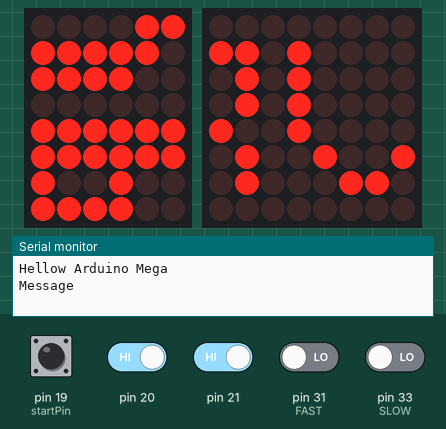
This sketch was run on a simulated Arduino Mega 2560, built with avr-gcc and run on an emulated ATmega2560. Shown: 6×8 LED matrix, 8×8 LED matrix, the last lines printed to the serial monitor. Wiring (inferred from the names in the program): LED matrix (orientation assumed): rows pin 2, pin 3, pin 4, pin 5, pin 6, pin 7, pin 8, pin 9; columns pin 11, pin 12, pin 13, pin 14, pin 15, pin 16. Inputs (shaded band) come from the test bench; at power-on: pin 19 (startPin), pin 20, pin 21 HIGH, pin 31 (FAST), pin 33 (SLOW) LOW. Random numbers use the default seed unless the sketch sets one.

Above: at 1.2 s.
1.3 s: pin 20 driven LOW
At 2.41 s:
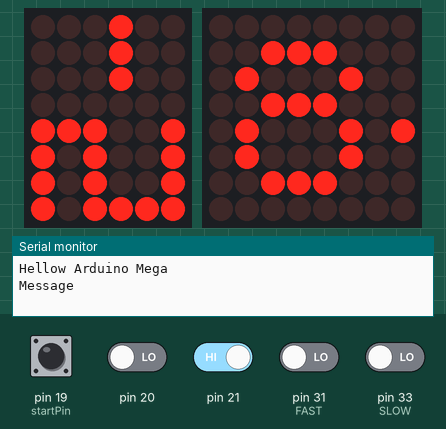
3.0 s: pin 21 driven LOW
At 4.67 s:
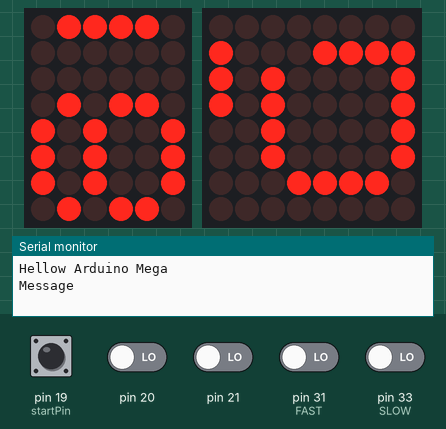
4.9 s: pin 31 (FAST) driven HIGH
At 9.37 s:
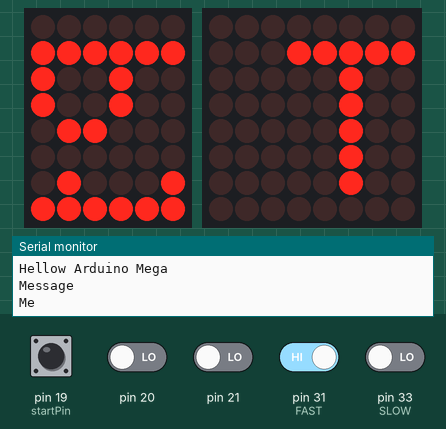

The sketch:

Pong_Game.ino
```cpp
#include "scoreBoard.h"
#include "game.h"
#include "banner.h"

#define startPin 19

void setup() {

  /* INITIALIZING THE BOARD PINS*/
  setup_game();

  /*INITIALIZING THE SCORE_BOARD PINS*/
  setup_scoreBoard();

  /*INITIALIZING THE BANNER PINS*/
  setup_banner();

  Serial.begin(9600);
  Serial.println("Hellow Arduino Mega");
}

void loop() {

  if ( digitalRead( ( startPin ) ) != LOW && !flagGame ){
    Serial.println("Message");
    showBanner();
  }
  else if ( digitalRead( ( startPin ) ) == LOW )
      counterThreeSecond();
  if( flagGame)
      playGame();

}
```

alphabet.h
```cpp
/**
 * @file alphabet.h
 * @version 1.0
 * @date 19/08/2020
 * @author ARQUI 1, GRUPO 8
 * @brief Arrays de bytes de los numeros (0,1,2,3,4) a mostrar en la matriz de led's.
 */

//Socore whith driver
byte zero0 [] = { 0x7c, 0xc6, 0xce, 0xde, 0xf6, 0xc6, 0x7c, 0x00 };
byte one1[] = { 0x38, 0x78, 0x18, 0x18, 0x18, 0x18, 0x7e, 0x00 };
byte two2 [] = { 0x3c, 0x66, 0x06, 0x1c, 0x30, 0x66, 0x7e, 0x00 };
byte three3 [] = { 0x3c, 0x66, 0x06, 0x1c, 0x06, 0x66, 0x3c, 0x00 };
byte four4 [] = { 0x1c, 0x3c, 0x6c, 0xcc, 0xfe, 0x0c, 0x1e, 0x00 };

//Score without driver.
byte zero[] = { 0x00, 0x3E, 0x7F, 0x59, 0x4D, 0x7F, 0x3E, 0x00 };
byte one[] = { 0x00, 0x42, 0x43, 0x7F, 0x7F, 0x40, 0x40, 0x00 };
byte two[] = { 0x00, 0x62, 0x73, 0x59, 0x49, 0x6F, 0x66, 0x00 };
byte three[] = { 0x00, 0x22, 0x63, 0x49, 0x49, 0x7F, 0x36, 0x00 };
byte four[] = { 0x18, 0x1C, 0x16, 0x53, 0x7F, 0x7F, 0x50, 0x00 };
```

banner.cpp
```cpp
//libreria
#include "LedControl.h"
#include "alphabetBanner.h"
#include "banner.h"

#define ROW_1 2
#define ROW_2 3
#define ROW_3 4
#define ROW_4 5
#define ROW_5 6
#define ROW_6 7
#define ROW_7 8
#define ROW_8 9
#define COL_1 10
#define COL_2 11
#define COL_3 12
#define COL_4 13
#define COL_5 14
#define COL_6 15
#define COL_7 16
#define COL_8 17
#define lag 150

//objeto para driver
LedControl LC=LedControl(51,52,53,1);

//contenedor de palabras
byte valores [110][8];
byte valores2 [110][8];

//delay
int del = 30;

//botones
int SIDE = 30;
int FAST = 31;
int SLOW = 33;

//variable de direccion
int var;

//bandera
volatile bool flag = true;

const byte rows[] = {
    ROW_1, ROW_2, ROW_3, ROW_4, ROW_5, ROW_6, ROW_7, ROW_8
};


void setup_banner() {
  for (int i = 0; i < 8; i++){
    valores [0][i]=S1[i];
    valores [1][i]=S2[i];
    valores [2][i]=S3[i];
    valores [3][i]=S4[i];
    valores [4][i]=S5[i];
    valores [5][i]=S6[i];
    valores [6][i]=S7[i];
    valores [7][i]=S8[i];
    valores [8][i]=S9[i];
    valores [9][i]=S10[i];
    valores [10][i]=S11[i];
    valores [11][i]=S12[i];
    valores [12][i]=S13[i];
    valores [13][i]=S14[i];
    valores [14][i]=S15[i];
    valores [15][i]=S16[i];
    valores [16][i]=S17[i];
    valores [17][i]=S18[i];
    valores [18][i]=S19[i];
    valores [19][i]=S20[i];
    valores [20][i]=S21[i];
    valores [21][i]=S22[i];
    valores [22][i]=S23[i];
    valores [23][i]=S24[i];
    valores [24][i]=S25[i];
    valores [25][i]=S26[i];
    valores [26][i]=S27[i];
    valores [27][i]=S28[i];
    valores [28][i]=S29[i];
    valores [29][i]=S30[i];
    valores [30][i]=S31[i];
    valores [31][i]=S32[i];
    valores [32][i]=S33[i];
    valores [33][i]=S34[i];
    valores [34][i]=S35[i];
    valores [35][i]=S36[i];
    valores [36][i]=S37[i];
    valores [37][i]=S38[i];
    valores [38][i]=S39[i];
    valores [39][i]=S40[i];
    valores [40][i]=S41[i];
    valores [41][i]=S42[i];
    valores [42][i]=S43[i];
    valores [43][i]=S44[i];
    valores [44][i]=S45[i];
    valores [45][i]=S46[i];
    valores [46][i]=S47[i];
    valores [47][i]=S48[i];
    valores [48][i]=S49[i];
    valores [49][i]=S50[i];
    valores [50][i]=S51[i];
    valores [51][i]=S52[i];
    valores [52][i]=S53[i];
    valores [53][i]=S54[i];
    valores [54][i]=S55[i];
    valores [55][i]=S56[i];
    valores [56][i]=S57[i];
    valores [57][i]=S58[i];
    valores [58][i]=S59[i];
    valores [59][i]=S60[i];
    valores [60][i]=S61[i];
    valores [61][i]=S62[i];
    valores [62][i]=S63[i];
    valores [63][i]=S64[i];
    valores [64][i]=S65[i];
    valores [65][i]=S66[i];
    valores [66][i]=S67[i];
    valores [67][i]=S68[i];
    valores [68][i]=S69[i];
    valores [69][i]=S70[i];
    valores [70][i]=S71[i];
    valores [71][i]=S72[i];
    valores [72][i]=S73[i];
    valores [73][i]=S74[i];
    valores [74][i]=S75[i];
    valores [75][i]=S76[i];
    valores [76][i]=S77[i];
    valores [77][i]=S78[i];
    valores [78][i]=S79[i];
    valores [79][i]=S80[i];
    valores [80][i]=S81[i];
    valores [81][i]=S82[i];
    valores [82][i]=S83[i];
    valores [83][i]=S84[i];
    valores [84][i]=S85[i];
    valores [85][i]=S86[i];
    valores [86][i]=S87[i];
    valores [87][i]=S88[i];
    valores [88][i]=S89[i];
    valores [89][i]=S90[i];
    valores [90][i]=S91[i];
    valores [91][i]=S92[i];
    valores [92][i]=S93[i];
    valores [93][i]=S94[i];
    valores [94][i]=S95[i];
    valores [95][i]=S96[i];
    valores [96][i]=S97[i];
    valores [97][i]=S98[i];
    valores [98][i]=S99[i];
    valores [99][i]=S100[i];
    valores [100][i]=S101[i];
    valores [101][i]=S102[i];
    valores [102][i]=S103[i];
    valores [103][i]=S104[i];
    valores [104][i]=S105[i];
    valores [105][i]=S106[i];
    valores [106][i]=S107[i];
    valores [107][i]=S108[i];
    valores [108][i]=S109[i];

    valores2 [0][i]=T1[i];
    valores2 [1][i]=T2[i];
    valores2 [2][i]=T3[i];
    valores2 [3][i]=T4[i];
    valores2 [4][i]=T5[i];
    valores2 [5][i]=T6[i];
    valores2 [6][i]=T7[i];
    valores2 [7][i]=T8[i];
    valores2 [8][i]=T9[i];
    valores2 [9][i]=T10[i];
    valores2 [10][i]=T11[i];
    valores2 [11][i]=T12[i];
    valores2 [12][i]=T13[i];
    valores2 [13][i]=T14[i];
    valores2 [14][i]=T15[i];
    valores2 [15][i]=T16[i];
    valores2 [16][i]=T17[i];
    valores2 [17][i]=T18[i];
    valores2 [18][i]=T19[i];
    valores2 [19][i]=T20[i];
    valores2 [20][i]=T21[i];
    valores2 [21][i]=T22[i];
    valores2 [22][i]=T23[i];
    valores2 [23][i]=T24[i];
    valores2 [24][i]=T25[i];
    valores2 [25][i]=T26[i];
    valores2 [26][i]=T27[i];
    valores2 [27][i]=T28[i];
    valores2 [28][i]=T29[i];
    valores2 [29][i]=T30[i];
    valores2 [30][i]=T31[i];
    valores2 [31][i]=T32[i];
    valores2 [32][i]=T33[i];
    valores2 [33][i]=T34[i];
    valores2 [34][i]=T35[i];
    valores2 [35][i]=T36[i];
    valores2 [36][i]=T37[i];
    valores2 [37][i]=T38[i];
    valores2 [38][i]=T39[i];
    valores2 [39][i]=T40[i];
    valores2 [40][i]=T41[i];
    valores2 [41][i]=T42[i];
    valores2 [42][i]=T43[i];
    valores2 [43][i]=T44[i];
    valores2 [44][i]=T45[i];
    valores2 [45][i]=T46[i];
    valores2 [46][i]=T47[i];
    valores2 [47][i]=T48[i];
    valores2 [48][i]=T49[i];
    valores2 [49][i]=T50[i];
    valores2 [50][i]=T51[i];
    valores2 [51][i]=T52[i];
    valores2 [52][i]=T53[i];
    valores2 [53][i]=T54[i];
    valores2 [54][i]=T55[i];
    valores2 [55][i]=T56[i];
    valores2 [56][i]=T57[i];
    valores2 [57][i]=T58[i];
    valores2 [58][i]=T59[i];
    valores2 [59][i]=T60[i];
    valores2 [60][i]=T61[i];
    valores2 [61][i]=T62[i];
    valores2 [62][i]=T63[i];
    valores2 [63][i]=T64[i];
    valores2 [64][i]=T65[i];
    valores2 [65][i]=T66[i];
    valores2 [66][i]=T67[i];
    valores2 [67][i]=T68[i];
    valores2 [68][i]=T69[i];
    valores2 [69][i]=T70[i];
    valores2 [70][i]=T71[i];
    valores2 [71][i]=T72[i];
    valores2 [72][i]=T73[i];
    valores2 [73][i]=T74[i];
    valores2 [74][i]=T75[i];
    valores2 [75][i]=T76[i];
    valores2 [76][i]=T77[i];
    valores2 [77][i]=T78[i];
    valores2 [78][i]=T79[i];
    valores2 [79][i]=T80[i];
    valores2 [80][i]=T81[i];
    valores2 [81][i]=T82[i];
    valores2 [82][i]=T83[i];
    valores2 [83][i]=T84[i];
    valores2 [84][i]=T85[i];
    valores2 [85][i]=T86[i];
    valores2 [86][i]=T87[i];
    valores2 [87][i]=T88[i];
    valores2 [88][i]=T89[i];
    valores2 [89][i]=T90[i];
    valores2 [90][i]=T91[i];
    valores2 [91][i]=T92[i];
    valores2 [92][i]=T93[i];
    valores2 [93][i]=T94[i];
    valores2 [94][i]=T95[i];
    valores2 [95][i]=T96[i];
    valores2 [96][i]=T97[i];
    valores2 [97][i]=T98[i];
    valores2 [98][i]=T99[i];
    valores2 [99][i]=T100[i];
    valores2 [100][i]=T101[i];
    valores2 [101][i]=T102[i];
    valores2 [102][i]=T103[i];
    valores2 [103][i]=T104[i];
    valores2 [104][i]=T105[i];
    valores2 [105][i]=T106[i];
    valores2 [106][i]=T107[i];
    valores2 [107][i]=T108[i];
    valores2 [108][i]=T109[i];

  }
  for (byte i = 2; i <= 17; i++)
      pinMode(i, OUTPUT);

  //se definen los pines como entradas
  pinMode(SIDE, INPUT);
  pinMode(FAST, INPUT);
  pinMode(SLOW, INPUT);

  LC.shutdown(0,false);
  LC.setIntensity(0,4);
  LC.clearDisplay(0);
  attachInterrupt(digitalPinToInterrupt(21),dir, FALLING);

}

//boton de control de direccion
void dir(){

      if (flag == true){
        flag = false;
      }else{
        flag = true;
      }

}

void setColumns(byte b) {
    digitalWrite(COL_1, (~b >> 0) & 0x01);
    digitalWrite(COL_2, (~b >> 1) & 0x01);
    digitalWrite(COL_3, (~b >> 2) & 0x01);
    digitalWrite(COL_4, (~b >> 3) & 0x01);
    digitalWrite(COL_5, (~b >> 4) & 0x01);
    digitalWrite(COL_6, (~b >> 5) & 0x01);
    digitalWrite(COL_7, (~b >> 6) & 0x01);
    digitalWrite(COL_8, (~b >> 7) & 0x01);
}


void  drawScreen(byte buffer2[]){
    for (byte i = 0; i < 8; i++) {
        setColumns(buffer2[i]);

        digitalWrite(rows[i], HIGH);
        delay(4);
        digitalWrite(rows[i], LOW);


        //botones de control de velocidad, se cambia el valor del delay
        if (digitalRead(SLOW) == LOW){
          del = 35;
        }
        if (digitalRead(FAST) == LOW){
          del = 0;
        }


    }
}


//aqui se manda a imprimir las letras en las leds
//la direccion depende de la variable que se le mande
void DefinirDireccion(int var){
  //se muestra en la matriz sin driver
    drawScreen(valores[var]);

    //se muestra la matriz con driver
    for (int i = 0; i < 8; i++){
      LC.setRow(0,i,valores2[var][i]);
    }
    delay(del);
}


void showBanner() {

  //se define la direccion inicial del banner
  if (flag == true){
    var = 1;
  }else{
    var = 108;
  }

  //ciclo que repite la proyeccion de las luces...
  //si el contador (var) va incrementando el banner se despliega a la derecha, si disminuye se despliega a la izquierda
  while (var > 0 && var < 109 ) {
    //se mueve de derecha a izquierda...
    if (flag == true){
      var++;
    }
    //se mueve de izquierda a derecha...
    else{
      var--;
    }
    //se llama a la funcion para imprimir matriz y se le envia el parametro de direccion
    DefinirDireccion(var);
  }

}
```

banner.h
```cpp
/**
 * @file banner.h
 * @version 1.0
 * @date 19/08/2020
 * @author ARQUI 1, GRUPO 8
 * @brief Funciones para mostrar el mensaje inicial solicitado.
 */

#ifndef _banner_h_
#define _banner_h_

/**
 * @brief setup_banner Se ejecuta para inicializar todas las variables y pines necesarios para mostrar el mensaje.
 */
void setup_banner();

/**
 * @brief showBanner Mostrara el mensaje en en la matriz de led´s.
 */
void showBanner();

/**
 * @brief dir Controla la dirrección(iquierda o derecha) en la que se movera el mensaje.
 */
void dir();

/**
 * @brief Se manda a imprimir las letras en la matriz de led's.
 * @param var Dirección en la que se movera el mensaje.
 */
void DefinirDireccion(int var);

/**
 * @brief drawScreen Se manda a imprimir las letras en la matriz de led's sin driver.
 * @param buffer2[] Vector a imprimir.
 */
void  drawScreen(byte buffer2[]);

/**
 * @brief setColumns Se selección la columna que encendera.
 * @param b Columna donde se desplazara
 */
void setColumns(byte b);


#endif
```

game.cpp
```cpp
/*LIBRARY AND HEADER */
#include "LedControl.h"
#include "scoreBoard.h"
#include "game.h"

/*OBJETO DE LED CONTROL*/
LedControl  lc = LedControl(51,52,53,1);

/*VARIABLES Y CONSTANTES*/

#define demora 70
#define reset 47
#define startPin 19

const int ledPIN = 9;

//PARTE DE JUGADORES
//define variables input
const int P2U = 24;
const int P2D = 25;
const int P1U = 22;
const int P1D = 23;

//posicion inicial de los jugadores
byte player_1 = B00111000;
int player_2[]={0,0,1,1,1,0,0,0};

//POSICION DEL JUGADOR
int posjugador1=4;

//POSICION PELOTA
int pos_x=7;
int pos_y=4;
//DIRECCION PELOTA
int dir_x=1;
int dir_y=1;

//FLAG's / STATUS
bool flagGame = false;
bool flagPause = false;


//PLAYER SCORES
int playerScore1 = 0;
int playerScore2 = 0;

void pause();

void setup_game() {
  lc.shutdown(0,false);     // enciende la matriz
  lc.setIntensity(0,8);     // establece brillo
  lc.clearDisplay(0);     // blanquea matriz
  //----------------------------Prueba pin
  Serial.begin(9600);    //iniciar puerto serie
  pinMode(ledPIN , OUTPUT);  //definir pin como salida

  //se definen pines como entrada
  pinMode(P1U , INPUT);
  pinMode(P1D , INPUT);
  pinMode(P2U , INPUT);
  pinMode(P2D , INPUT);

  //declaracion de pines
  for (byte i = 2; i <= 17; i++){
        pinMode(i, OUTPUT);
  }

  digitalWrite(reset, HIGH);
  pinMode(reset, OUTPUT);

  /*PIN INTERRUPT FOR PAUSE AND CONTINUE BUTTON*/
  attachInterrupt( digitalPinToInterrupt(20), pause ,LOW );

  /*PIN INPUT FOR START BUTTON*/
  pinMode( startPin, INPUT);

}


//metodo para imprimir
void imprimir_tablero(int pos_x, int pos_y, byte player, byte player2){
  for (int i = 0; i < 16; i++){
    if(i>=8){digitalWrite(i-6,HIGH);}
    if(i==0){lc.setColumn(0,0,player);}//mostramos player 1

    for(int j = 0; j<8; j++){
      if(i<8){
        //CON DRIVER
        if(pos_y==j and pos_x==i){
          lc.setLed(0,j,i,HIGH);
          delay(demora);
        }else{
          if(i!=0){lc.setLed(0,j,i,LOW);}//evitamos eliminar lo mostrado del player 1
        }
      }else{
        if( i!=15){//el i!=15 es para evitar eliminar el player 2
          if(pos_y==j and pos_x==i){
            digitalWrite(j+10,LOW);
            delay(demora);
          }else{
            digitalWrite(j+10,HIGH);
          }
        }else{
          if(player_2[j]==1){digitalWrite(j+10,LOW); delay(1);}
          digitalWrite(j+10,HIGH);
        }
      }
    }//fin de recorrer y

    if(i>=8){digitalWrite(i-6,LOW);}
  }//fin de recorrer x

}


/*METODO PARA TERMINAR EL JUEGO*/
void gameOver() {
  playerScore1 = playerScore2 = 0;
  clean();
}


/* METODO PARA VALIDAD EL PUNTEO, SI CUALQUIER JUGADOR TIENE 4 PUNTOS SE TERMINA EL JUEGO*/
bool validateScore(){
  if (playerScore1 == 4 || playerScore2 == 4) {
    String str = ( playerScore1 == 4 )? "1" : "2";
    Serial.println("Winner >> Player " + str  );
    showScore( playerScore1+'0', playerScore2+ '0' );
    gameOver();
    return true;
  }
  return false;
}

/**/
void pause(){
  //showScoreNumber( playerScore1+'0', playerScore2+ '0' );
  if ( !flagPause && flagGame ){
    Serial.println("Pause...");
    flagPause = true;
  }
  else if ( flagPause && flagGame ) {
    Serial.println("Continue...");
    flagPause = false;
  }
}


void playGame(){

  if( !flagPause ){
    //MOVIMIENTOS JUGADORES
    //Jugador 1
    if (digitalRead(P1U) == LOW && player_1 != B11100000){
      //cadena de bits se corre un espacio a izquierda
      player_1 = player_1 << 1;
      posjugador1-=1;
    }
    //se se presiona el boton DOWN....
    else if (digitalRead(P1D) == LOW && player_1 != B00000111){
      //cadena de bits se corre un espacio a derecha
      player_1 = player_1 >> 1;
      posjugador1+=1;
    }
    //Player 2
    if (digitalRead(P2U) == LOW && player_2[0] != 1 ){
      //cadena de bits se corre a derecha
      for(int pos=0;pos<7;pos++){
        if(player_2[pos]==1){
          player_2[pos-1]=1; player_2[pos+2]=0;
          break;
          }
      }
    }
    //si se presiona el boton DOWN....
    else if (digitalRead(P2D) == LOW && player_2[7] != 1){
      //cadena de bits se corre a izquierda
      for(int pos=0;pos<7;pos++){
        if(player_2[pos]==1){
          player_2[pos]=0; player_2[pos+3]=1;
          break;
          }
      }
    }

    //LIMITES DEL TABLERO
    if(pos_y==7){
      dir_y=-1;
    }
    if(pos_y==0){
      dir_y=1;
    }
    if(pos_x==15){
      //validaciones de anotacion
      int bandera=0;
      for(int pos=0;pos<7;pos++){
        if(player_2[pos]==1 and pos==pos_y){
          bandera=1;
          break;
          }
      }
      if(bandera==1){//rebota
        dir_x=-1;
      }else{
        //anotacion

        playerScore1++;
        showScore( playerScore1+'0', playerScore2+ '0' );

        if (validateScore())
          digitalWrite(reset, LOW);

        pos_x=random(7, 9);
        pos_y=random(0, 8);
        dir_x=random(-1, 2);
        if(dir_x==0){dir_x=1;}
      }

    }
    if(pos_x==0){
      //validaciones de anotacion
      if(pos_y==posjugador1+1 or pos_y==posjugador1-1){//rebota
        dir_x=1;
      }else{//anotacion

        playerScore2++;
        showScore( playerScore1+'0', playerScore2+ '0' );

        if (validateScore())
          digitalWrite(reset, LOW);

        pos_x=random(7, 9);
        pos_y=random(0, 8);
        dir_x=random(-1, 2);
        if(dir_x==0){dir_x=1;}
      }
    }

    //IMPRIMIR TABLERO
    pos_y+=dir_y;
    pos_x+=dir_x;
    imprimir_tablero(pos_x,pos_y,player_1,player_2);
  }
  else {
    showScoreNumber( getArray( playerScore1 + '0' ), getArray2( playerScore2 + '0' ) );
  }
}

void counterThreeSecond(){

  unsigned long initTime = millis();

    while ( digitalRead( startPin ) == LOW ){

      if ( millis() >= initTime + 3000  ){
        if (!flagGame){
          flagGame = true;
          Serial.println("Start Game ");
        }
        else{
          flagGame = false;
          gameOver();
          Serial.println("Game Over!! Sayonara...");
        }
        break;
      }
    }
}
```

Source omitted: alphabetBanner.h (23316 bytes), game.h (1471 bytes), scoreBoard.cpp (2171 bytes), scoreBoard.h (1381 bytes)
